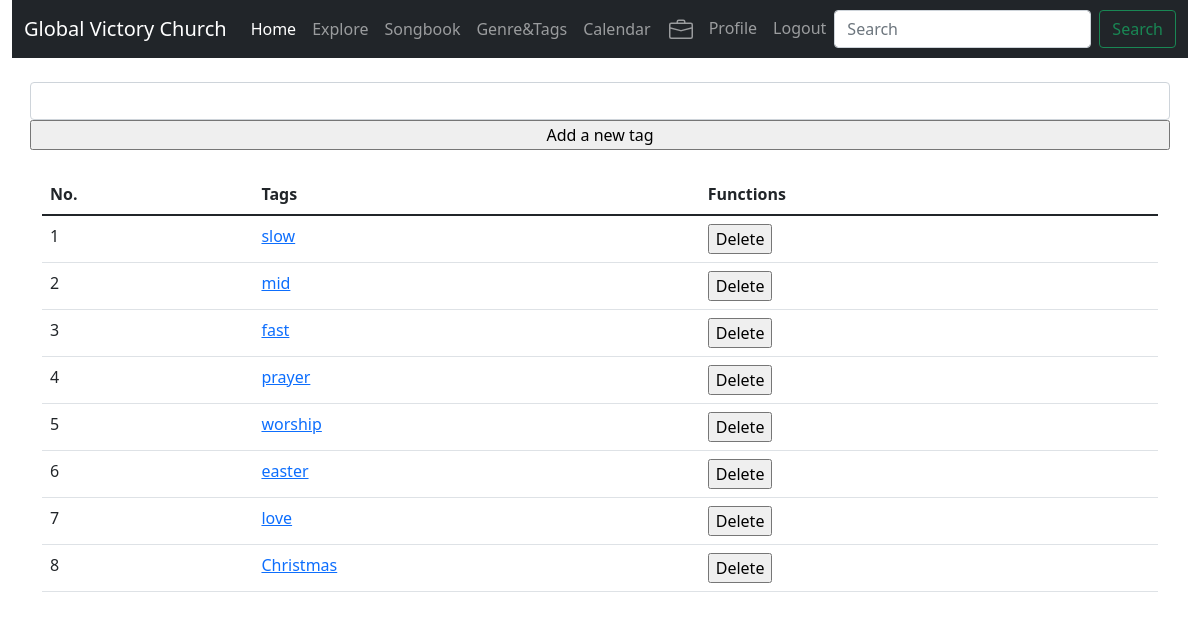
The app's page /tag_list (signed in) with its own data.
### app/models.py (models this page shows)
class Tag(db.Model):
    id = db.Column(db.Integer, primary_key=True)
    name = db.Column(db.String)

### app/routes.py (the view)
@app.route('/tag_list', methods=['GET', 'POST'])
def tag_list():
    form = AddTag()
    untag_form = EmptyForm()
    tags = Tag.query.all()
    if form.validate_on_submit():
        t = Tag(name=form.name.data)
        db.session.add(t)
        db.session.commit()
        flash('A new tag has been saved.')
        return redirect(url_for('tag_list'))
    return render_template('tag_list.html', title='Tag list', tags=tags, form=form, untag_form=untag_form)

### app/forms.py (shortened to what this page needs)
class AddTag(FlaskForm):
    name = StringField('Tag', validators=[DataRequired()], render_kw={"class": "form-control"})
    submit = SubmitField('Add a new tag')

class EmptyForm(FlaskForm):
    submit = SubmitField('Submit')

### app/models.py (called while the page is built)
@login.user_loader
def load_user(id):
    return User.query.get(int(id)) #flask-login passes id as string, thus converted to int.

### app/routes.py (called while the page is built)
@app.before_request
def before_request():
    if current_user.is_authenticated:
        current_user.last_seen = datetime.utcnow()
        db.session.commit()

### app/templates/tag_list.html (shortened to what this page needs)
{% extends "base.html" %}
{% block app_content %}
    <br>
	<div class="row">
		<div class="col">
			<form class="row needs-validation" action method="post" novalidate>
			{{ form.name() }}
			{{ form.submit() }}
			</form>
		</div>
	</div>
	<br>
	{% include '_tags.html' %}
{% endblock %}

### app/templates/_tags.html (shortened to what this page needs)
<div class="row">
		<div class="col">
			<table class="table table-responsive-sm table-hover">
			<thead>
			  <tr>
				 <th class="th-sm" scope="col">No.</th>
				 <th class="th-lg" scope="col">Tags</th>
				 <th class="th-sm" scope="col">Functions</th>
			  </tr>
			</thead>
			<tbody>
			{% for t in tags %}
				<tr valign="top">
					<td>{{ t.id }}</td>
					<td><a href="{{ url_for('.tag_songlist', tagid=t.id) }}">{{ t.name }}</a></td>
					<td>
					{% if current_user.is_anonymous %}
					To delete login required
					{% else %}
					<form action="{{ url_for('.remove_tag', tagid=t.id) }}" method="post">
						{{ form.submit(value='Delete') }}
					</form>
					{% endif %}
					</td>
				</tr>
			{% endfor %}
			</tbody>
			</table>
		</div>
	</div>

### records on screen
Tag: id "1", name "slow"
Tag: id "2", name "mid"
Tag: id "3", name "fast"
Tag: id "4", name "prayer"
Tag: id "5", name "worship"
Tag: id "6", name "easter"
Tag: id "7", name "love"
Tag: id "8", name "Christmas"
